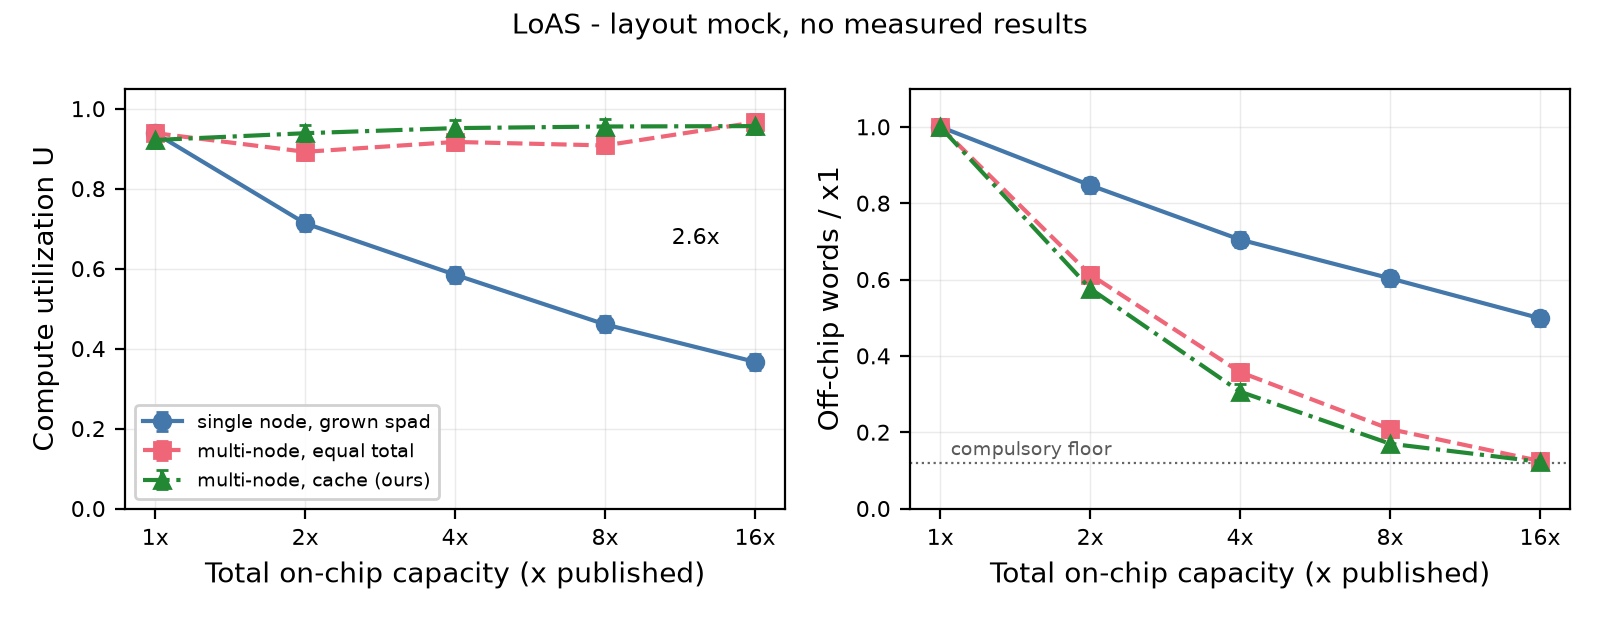

The script that drew this image:
"""eval-scaling layout mock v2: ONE architecture (LoAS), three capacity-spending
strategies. All plotted values are synthetic placeholders; the single-node spad
utilization fall anchors loosely on fig1's measured 92.8% -> ~49%."""
from pathlib import Path
import numpy as np
import matplotlib
matplotlib.use('Agg')
import matplotlib.pyplot as plt

rng = np.random.default_rng(3)
x = np.array([1, 2, 4, 8, 16])          # total on-chip capacity / published
C_SPAD, C_MULTI, C_CACHE = '#4477aa', '#ee6677', '#228833'
FLOOR = 0.12                            # compulsory-traffic placeholder

fig, (ax_u, ax_t) = plt.subplots(1, 2, figsize=(8.0, 3.1))

# --- series (synthetic) ---------------------------------------------------
u0 = 0.92
u_spad = u0 * x.astype(float) ** -0.33 * (1 + rng.normal(0, .01, 5))   # falls
u_multi = np.full(5, u0) * (1 + rng.normal(0, .015, 5))                # flat
u_cache = (u0 + (0.97 - u0) * (1 - x.astype(float) ** -0.8)) \
          * (1 + rng.normal(0, .008, 5))                               # rises
u_multi[0] = u_spad[0]                   # shared x1 baseline (N=1, spad)

t_spad = x.astype(float) ** -0.25 * (1 + rng.normal(0, .015, 5))       # flattens
t_multi = np.maximum(x.astype(float) ** -0.75, FLOOR) * (1 + rng.normal(0, .02, 5))
t_cache = np.maximum(x.astype(float) ** -0.85, FLOOR) * (1 + rng.normal(0, .02, 5))
for t in (t_spad, t_multi, t_cache):
    t[0] = 1.0

series = [
    ('single node, grown spad', C_SPAD, 'o', '-'),
    ('multi-node, equal total', C_MULTI, 's', '--'),
    ('multi-node, cache (ours)', C_CACHE, '^', '-.'),
]

# --- left panel: utilization ---------------------------------------------
for (lbl, c, m, ls), y in zip(series, (u_spad, u_multi, u_cache)):
    ax_u.errorbar(x, y, yerr=.02, fmt=m, ls=ls, color=c, capsize=2, label=lbl)
ax_u.set(ylim=(0, 1.05), ylabel='Compute utilization U',
         xlabel='Total on-chip capacity (x published)', xscale='log')
ax_u.annotate(f'{u_cache[-1]/u_spad[-1]:.1f}x', xy=(16, (u_spad[-1]+u_cache[-1])/2),
              xytext=(-30, 0), textcoords='offset points', fontsize=8)

# --- right panel: off-chip traffic ---------------------------------------
for (lbl, c, m, ls), y in zip(series, (t_spad, t_multi, t_cache)):
    ax_t.errorbar(x, y, yerr=.02, fmt=m, ls=ls, color=c, capsize=2)
ax_t.axhline(FLOOR, color='0.4', lw=.8, ls=':')
ax_t.text(1.05, FLOOR + .02, 'compulsory floor', fontsize=7, color='0.35')
ax_t.set(ylim=(0, 1.1), ylabel='Off-chip words / x1',
         xlabel='Total on-chip capacity (x published)', xscale='log')

for ax in (ax_u, ax_t):
    ax.set_xticks(x), ax.set_xticklabels([f'{v}x' for v in x])
    ax.minorticks_off()
    ax.grid(alpha=.25, lw=.5)
    ax.tick_params(labelsize=8)
ax_u.legend(fontsize=7, loc='lower left', framealpha=.9)
fig.suptitle('LoAS - layout mock, no measured results', fontsize=10)
fig.tight_layout()
for ext in ('pdf', 'png'):
    fig.savefig(Path(__file__).with_suffix('.' + ext), dpi=200)
print('Rendered one-arch three-strategy layout mock; zero experiment results.')
